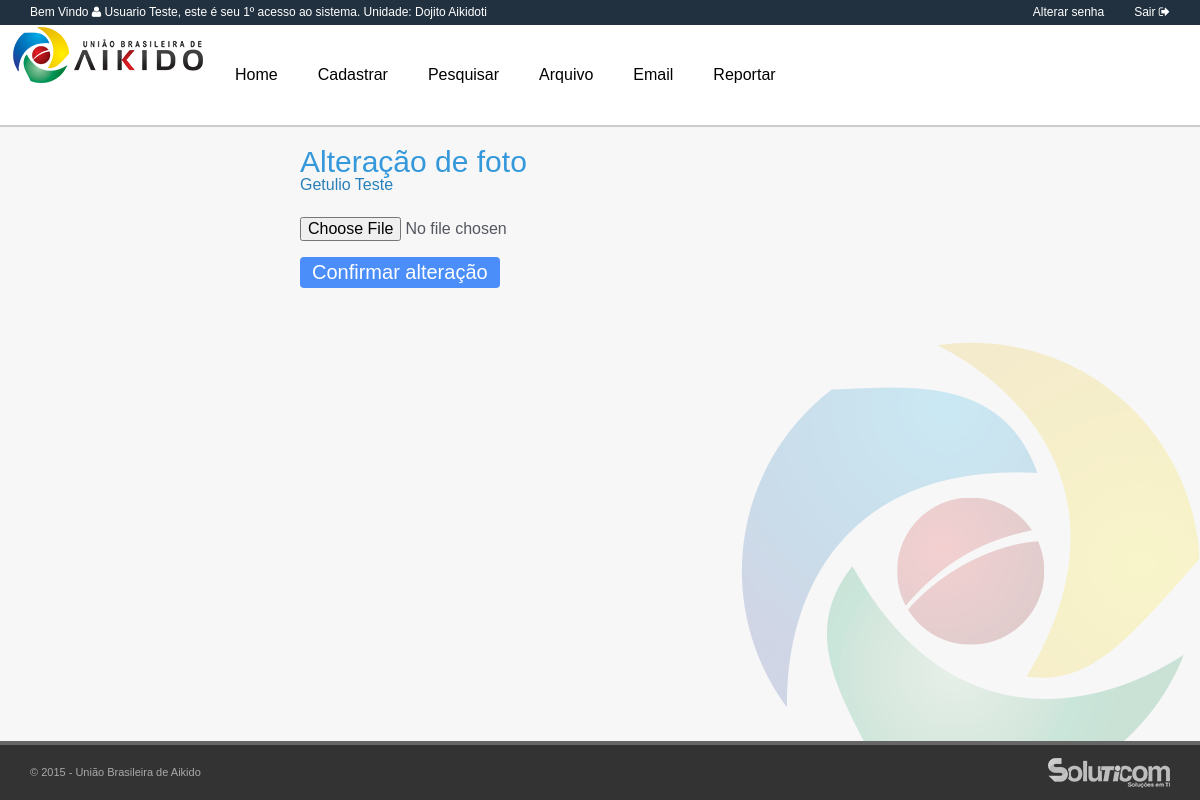
/alterarFoto.php?codigo=34 (signed in), run on the app's committed database.
### tables this page shows
CREATE TABLE IF NOT EXISTS `usuario` (
  `usuarioId` int(11) NOT NULL,
  `escolaId` int(10) DEFAULT NULL,
  `usuarioLogin` varchar(100) DEFAULT NULL,
  `senha` varchar(100) DEFAULT NULL,
  `usuarioNome` varchar(100) DEFAULT NULL,
  `nivelId` int(10) DEFAULT NULL,
  `dataCadastro` date DEFAULT NULL,
  `statusUsuario` tinyint(1) NOT NULL DEFAULT '1',
  `qtdAcesso` int(11) DEFAULT '0',
  `resetaSenha` tinyint(1) DEFAULT '0'
);

CREATE TABLE IF NOT EXISTS `escola` (
  `escolaId` int(10) NOT NULL,
  `responsavelEscola` varchar(200) DEFAULT NULL,
  `estadoID` int(10) DEFAULT NULL,
  `nomeEscola` varchar(100) DEFAULT NULL,
  `enderecoEscola` varchar(100) DEFAULT NULL,
  `numeroEscola` varchar(10) DEFAULT NULL,
  `bairroEscola` varchar(100) DEFAULT NULL,
  `cidadeEscola` varchar(100) DEFAULT NULL,
  `telefoneEscola` varchar(30) DEFAULT NULL,
  `statusEscola` int(2) DEFAULT '1'
);

CREATE TABLE IF NOT EXISTS `aluno` (
  `alunoId` int(11) NOT NULL,
  `estadoID` tinyint(3) DEFAULT NULL,
  `graduacaoId` int(10) DEFAULT NULL,
  `usuarioId` int(10) DEFAULT NULL,
  `escolaId` int(10) DEFAULT NULL,
  `nomeAluno` varchar(200) DEFAULT NULL,
  `dataNascimento` date DEFAULT NULL,
  `rg` varchar(30) DEFAULT NULL,
  `cpf` varchar(30) DEFAULT NULL,
  `endereco` varchar(150) DEFAULT NULL,
  `numero` varchar(10) DEFAULT NULL,
  `bairro` varchar(150) DEFAULT NULL,
  `complemento` varchar(250) DEFAULT NULL,
  `cidade` varchar(200) DEFAULT NULL,
  `cep` varchar(20) DEFAULT NULL,
  `email` varchar(200) DEFAULT NULL,
  `telefone` varchar(20) DEFAULT NULL,
  `celular` varchar(20) DEFAULT NULL,
  `dataCadAluno` date DEFAULT NULL,
  `status` tinyint(1) NOT NULL DEFAULT '1',
  `obsAluno` longtext
);

### alterarFoto.php (the view, shortened to what this page needs)
<?php require_once("validacao.php"); ?>
<?php
    $tr = "SELECT * ";
    $tr .= "FROM aluno ";
        if ( isset($_GET["codigo"]) ) {
            $id = $_GET["codigo"];
            $tr .= "WHERE alunoId = {$id} ";
        } else {
            $tr .= "WHERE alunoId = 1 ";
        }
    $con_clientes = mysqli_query($conecta,$tr);
    $info_clientes = mysqli_fetch_assoc($con_clientes);
?>
<!doctype html>
<html>
    <head>
    </head>
    <body>
        <main>
        	<div class="centralizar">
           <div class="subtitulo"> <h1>Alteração de foto</h1><h4><?php echo utf8_encode($info_clientes["nomeAluno"])  ?></h4> </div>
                <form action="alterarFoto.php?codigo=<?php echo $id ?>" method="post" enctype="multipart/form-data">
                  	  <fieldset class="grupo">
                      <div class="campo">
                      <input type="file" name="fotoDoAluno" >
                      </div>
                      </fieldset>
                          <button type="submit" class="botao">Confirmar alteração</button>
                          </div>
        </main>
    </body>
</html>

### mUser.php (shortened to what this page needs)
        <?php
            if ( isset($_SESSION["IDUSER"]) )  {
                $user = $_SESSION["IDUSER"];
                $saudacao = "SELECT usuarioNome, usuarioId, qtdAcesso, u.escolaId, nomeEscola ";
                $saudacao .= "FROM usuario u INNER JOIN escola e ON u.escolaId = e.escolaId ";
                $saudacao .= "WHERE usuarioId = {$user} ";
                $saudacao_login = mysqli_query($conecta, $saudacao);
            $saudacao_login = mysqli_fetch_assoc($saudacao_login);
			$apelido = $saudacao_login["usuarioNome"];
			$qtd_ac = $saudacao_login["qtdAcesso"];
			$escolaProf  = $saudacao_login["nomeEscola"];
            }
        ?>
<head>
	<link rel="stylesheet" href="css/reset.css">
	<link rel="stylesheet" href="css/geral.css">
    <link rel="stylesheet" href="css/font-awesome/css/font-awesome.min.css">
	<link rel="stylesheet" href="css/menu.css">
	<link rel="stylesheet" href="css/form.css">
</head>
<body>
    <header>
        <div id="bemvindo">Bem Vindo <i class="fa fa-user"></i> <b><?php echo utf8_encode($apelido) ?></b>, este é seu <b><?php echo $qtd_ac?>º</b> acesso ao sistema. Unidade: <?php echo utf8_encode($escolaProf) ?> </div>
        <div id="sair"><a href="sair.php">Sair <i class="fa fa-sign-out"></i></a></div>
        <div id="sair"><a href="alterarSenha.php">Alterar senha <i class="icon-lock"></i></a></div>
    </header>
    <nav>
        <div id="menu">
  		<ul onClick="" class="zetta-menu zm-effect-fade zm-full-width" style="height:100px;">
         		<img src="assets/imagens/logo.png" alt="logo" style="float: left;">
        <li style="height:100px;">
      		<a href="main.php" style="line-height:100px;">Home</a>
   		</li>
   		<li style="height:100px; ">
      		<a style="line-height:100px;">Cadastrar</a>
   		</li>
   		<li style="height:100px;">
            <a style="line-height:100px;">Pesquisar</a>
   		</li>
        <li style="height:100px;">
            <a style="line-height:100px;">Arquivo</a>
   		</li>
        	<li style="height:100px;">
            <a style="line-height:100px;">Email</a>
   		</li>
        <li style="height:100px;">
            <a style="line-height:100px;">Reportar</a>
   		</li>
		</ul>
        </div>
    </nav>
    <footer>
        <div id="direitos">© 2015 - União Brasileira de Aikido</div>
        <div id="soluticom"><a href="http://www.soluticom.com.br" target="_blank"><img src="assets/imagens/soluticom.png" alt="soluticom"></a></div>
    </footer>
</body>

### css/geral.css (style rules this page uses)
body { margin: 0 0 auto; background-color: #f7f7f7; width: 100%; height: 100%; font-family: 'Open Sans', sans-serif; text-decoration:none; overflow: auto; background-image: url(../assets/imagens/fundo.png); background-repeat: no-repeat; background-position: right bottom, left top; background-attachment: fixed; }
h1 { font-size: 30px; color: #3498db; }
h4 { font-size: 16px; color: #2980b9; }
header { width: 100%; height: 25px; line-height: 25px; background-color: #22313F; position: fixed; top: 0px; color: #FFF; z-index: 10; font-size: 12px; }
nav { width: 100%; height: 100px; position: fixed; background-color: #67809F; border-bottom-width: 2px; border-bottom-style: solid; border-bottom-color: #cccccc; line-height: 100px; top: 25px; z-index: 10; }
#menu { height: 100px; }
main { z-index: 1; width: 100%; min-width: 1007px; height: auto; top: 127px; position: absolute; margin-bottom: 80px; display: table; }
footer { font-size: 11px; width: 100%; height: 55px; line-height: 55px; background-color: #333333; border-top-color: #666666; border-top-width: 4px; border-top-style: solid; position: fixed; bottom: 0px; z-index: 10; color: darkgray; }
#bemvindo { float: left; margin-left: 30px; }
#sair { float: right; margin-right: 30px; }
#sair a:link, #sair a:visited { text-decoration:none; color: #FFF; }
#direitos { float: left; margin-left: 30px; }
#soluticom { height: 55px; padding-top: 13px; float: right; margin-right: 30px; }
.centralizar { margin: 20px auto; width: 50%; display: table; }
.subtitulo { width: 300px; height: 60px; margin-bottom: 10px; }
input { font-family: 'HelveticaNeue', 'Helvetica Neue', Helvetica, Arial, sans-serif; font-size: 17px; color: #555860; }

### css/menu.css (style rules this page uses)
.zetta-menu { background-color: #FFF; padding: 0; margin: 0; display: inline-block; position: relative; }
.zetta-menu:before, .zetta-menu ul, .zetta-menu li, .zetta-menu div, .zetta-menu a, .zetta-menu label, .zetta-menu input, .zetta-menu textarea { -webkit-box-sizing: border-box; -moz-box-sizing: border-box; box-sizing: border-box; margin: 0; padding: 0; outline: none; border: 0; list-style: none; }
.zetta-menu a { cursor: pointer; }
.zetta-menu.zm-full-width { display: block; }
.zetta-menu, .zetta-menu a, .zetta-menu a:visited { color: #000; }
.zetta-menu > li { display: block; vertical-align: top; float: left; height: 60px; }
.zetta-menu > li > a { font-weight: normal; padding: 0 20px; line-height: 60px; }
.zetta-menu li { position: relative; cursor: default; }
.zetta-menu li > a { text-decoration: none; display: block; }
.zetta-menu:after { content: ''; display: block; clear: both; }

### css/form.css (style rules this page uses)
fieldset { border: 0; padding: 0; margin: 0; }
body, input, select, textarea, button { font-family: sans-serif; font-size: 1em; }
.grupo:before, .grupo:after { content: " "; display: table; }
.grupo:after { clear: both; }
.campo { margin-bottom: 1em; }
fieldset.grupo .campo { float: left; margin-right: 1em; }
.botao { border-radius: 4px; font-size: 20px; background: #4b8ef9; border: 2px; border-color: #3079ed; margin-bottom: 1em; color: #FFF; padding: 0.2em 0.6em; }
.botao, select, label.checkbox { cursor: pointer; }

### data on the page
usuario: usuarioNome "Usuario Teste", qtdAcesso "1", escolaId.nomeEscola "Dojito Aikidoti"
aluno: nomeAluno "Getulio Teste"
